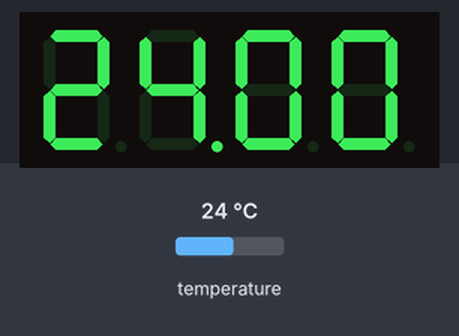
This sketch was run on a simulated Arduino Uno, built with avr-gcc and run on an emulated ATmega328P. Shown: 4-digit seven-segment display. Inputs (shaded band) come from the test bench; at power-on: temperature 24 °C. What the sketch prints to the serial monitor is not drawn.

Above: at 10.8 s.
10.9 s: temperature set to 12 °C
At 15.8 s:
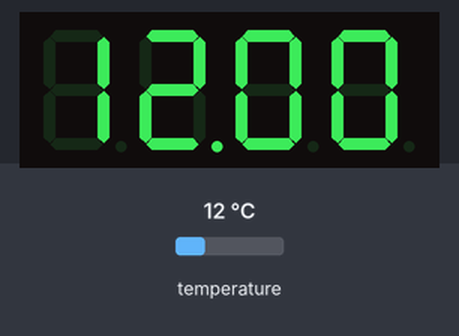
18.4 s: temperature set to 19 °C
At 20.8 s:
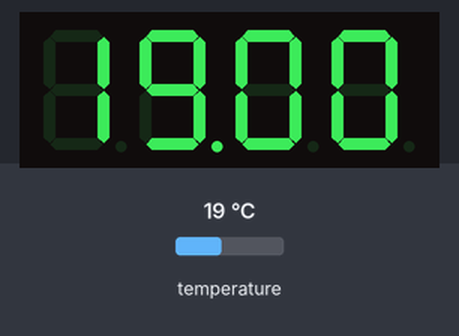
25.9 s: temperature set to 28 °C
At 30.9 s:
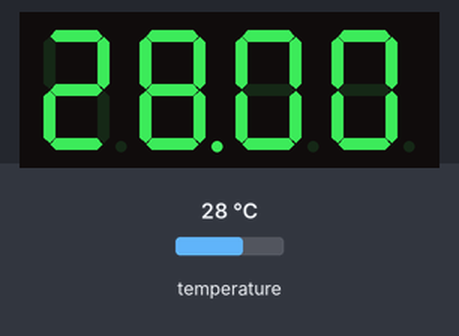
Timing chart, 0 to 32.4 s (numbered marks = the images above; inputs shaded):
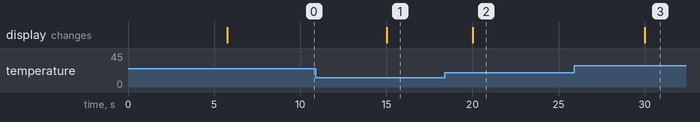

The sketch:

Arduino_Uno_Code.ino
```cpp
//Including necessary libraries
#include <SevSeg.h>
#include <OneWire.h>
#include <DS18B20.h>

//Instantiating necessary objects
SevSeg sevseg;
OneWire oneWire(A0);
DS18B20 sensor(&oneWire);

//Variables for the interval
unsigned long previousMillis = 0;
const long interval = 5000;

void setup() {
  //Seven segment display setup
  byte numDigits = 4;
  byte digitPins[] = {2, 3, 4, 5};
  byte segmentPins[] = {6, 7, 8, 9, 10, 11, 12, 13};
  bool resistorsOnSegments = false; // 'false' means resistors are on digit pins
  byte hardwareConfig = COMMON_ANODE; // See README.md for options
  bool updateWithDelays = false; // Default 'false' is Recommended
  bool leadingZeros = false; // Use 'true' if you'd like to keep the leading zeros
  bool disableDecPoint = false; // Use 'true' if your decimal point doesn't exist or isn't connected. Then, you only need to specify 7 segmentPins[]

  sevseg.begin(hardwareConfig, numDigits, digitPins, segmentPins, resistorsOnSegments,
  updateWithDelays, leadingZeros, disableDecPoint);

  //Sensor setup
  sensor.begin();
  sensor.setResolution(12);
  Serial.begin(9600);

}

float temp = 0;
void loop() {
  sevseg.refreshDisplay();
  unsigned long currentMillis = millis();
  if(currentMillis - previousMillis >= interval && sensor.isConversionComplete()){
    previousMillis = currentMillis;
    temp = sensor.getTempC();
    sevseg.setNumberF(temp,2);
    //Send on serial
    Serial.print(temp);
    Serial.print("|");
    //
    sensor.requestTemperatures();
  }

}
```

Measured:
- after the input at 10.9 s, the display: changes after 4.1 s (image 1)
- after the input at 18.4 s, the display: changes after 1.6 s (image 2)
- after the input at 25.9 s, the display: changes after 4.1 s (image 3)
